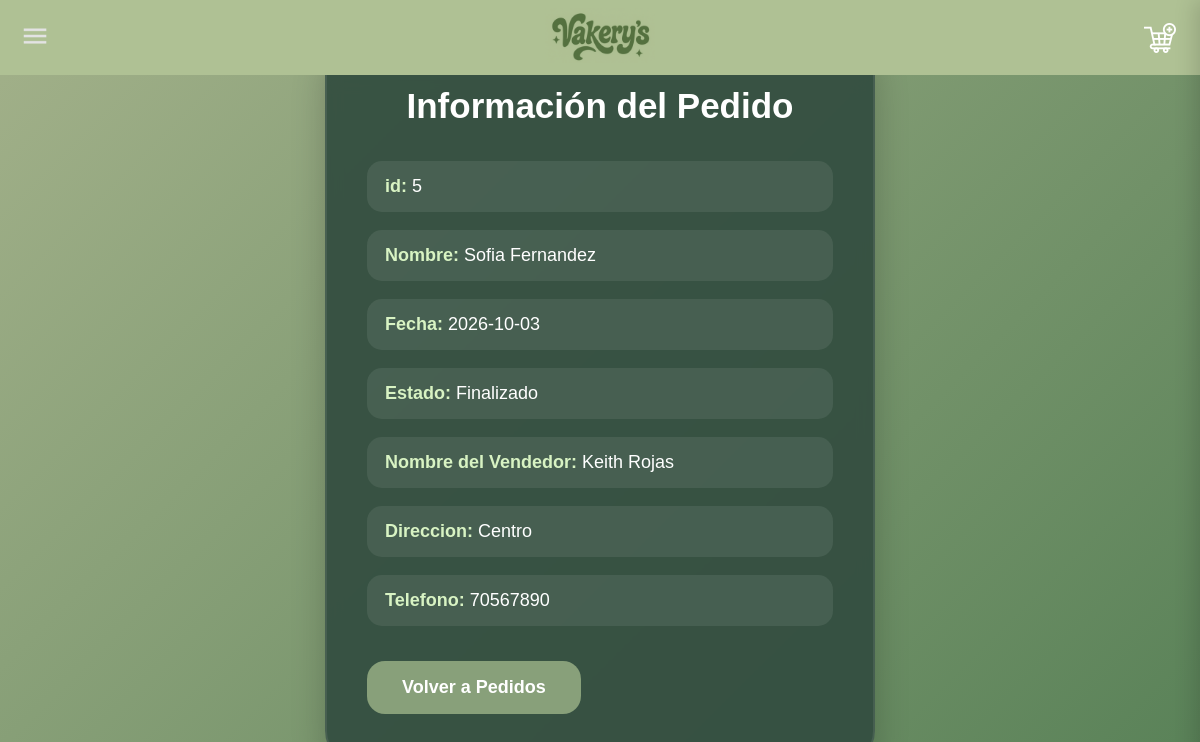
Screenshot of /Pedidos/mostrarpedido.php?id=5 with the database file from the repository.
### tables this page shows
CREATE TABLE IF NOT EXISTS `pedidos` (
  `id` INT NOT NULL AUTO_INCREMENT,
  `Nombre` VARCHAR(200) NULL,
  `Fecha` DATE NULL,
  `Estado` VARCHAR(45) NULL,
  `NombreVendedor` VARCHAR(200) NULL,
  `Direccion` VARCHAR(45) NULL,
  `Telefono` INT NULL,
  PRIMARY KEY (`id`)
);

### Pedidos/mostrarpedido.php (the view, shortened to what this page needs)
<?php
$servername = "localhost";
$username = "root";
$password = "";
$bdname = "vakerysss";
$conexion = new mysqli($servername, $username, $password, $bdname);
$id = $_GET['id'] ?? '';
$stmt = $conexion->prepare(
    "SELECT * FROM Pedidos WHERE id = ?"
);
$stmt->bind_param("i", $id);
$stmt->execute();
$resultado = $stmt->get_result();
?>
<!DOCTYPE html>
<html lang="en">
<head>
</head>
<body>
<div class="contenedor">
<h1>Información del Pedido</h1>
<div class="info">
<?php
if($resultado->num_rows > 0){
    while($fila = $resultado->fetch_assoc()){
echo "<p><span>id:</span> " . htmlspecialchars($fila['id'], ENT_QUOTES, 'UTF-8') . "</p>";
echo "<p><span>Nombre:</span> " . htmlspecialchars($fila['Nombre'], ENT_QUOTES, 'UTF-8') . "</p>";
echo "<p><span>Fecha:</span> " . htmlspecialchars($fila['Fecha'], ENT_QUOTES, 'UTF-8') . "</p>";
echo "<p><span>Estado:</span> " . htmlspecialchars($fila['Estado'], ENT_QUOTES, 'UTF-8') . "</p>";
echo "<p><span>Nombre del Vendedor:</span> " . htmlspecialchars($fila['NombreVendedor'], ENT_QUOTES, 'UTF-8') . "</p>";
echo "<p><span>Direccion:</span> " . htmlspecialchars($fila['Direccion'], ENT_QUOTES, 'UTF-8') . "</p>";
echo "<p><span>Telefono:</span> " . htmlspecialchars($fila['Telefono'], ENT_QUOTES, 'UTF-8') . "</p>";
    }
}else{
    echo "<p>No se encontró el pedido.</p>";
}
?>
</div>
<a class="boton" href="leerpedido.php">Volver a Pedidos</a>
</div>
</body>
</html>

### Pedidos/mostrarpedido.php (style rules this page uses)
* { margin:0; padding:0; box-sizing:border-box; }
body { background:linear-gradient(135deg,rgb(163,177,138),rgb(88,129,87)); display:flex; justify-content:center; align-items:center; min-height:100vh; font-family:'Raleway',sans-serif; padding:30px; }
.contenedor { background:rgba(52,78,65,.95); width:550px; padding:50px 40px; border-radius:35px; color:white; box-shadow:0 15px 35px rgba(0,0,0,.2); border:2px solid rgba(255,255,255,.08); backdrop-filter:blur(8px); }
h1 { text-align:center; font-size:35px; margin-bottom:35px; }
.info { display:flex; flex-direction:column; gap:18px; }
.info p { background:rgba(255,255,255,.08); padding:15px 18px; border-radius:15px; font-size:18px; }
span { font-weight:bold; color:#d8f3c3; }
.boton { display:inline-block; margin-top:35px; background:#88a07a; color:white; text-decoration:none; padding:16px 35px; border-radius:18px; font-size:18px; font-weight:bold; transition:.3s; }

### headers/headeruser.php (style rules this page uses)
* { margin:0; padding:0; box-sizing:border-box; }
body { font-family:'Raleway',sans-serif; }

### rows the page displays
pedidos: id "5", Nombre "Sofia Fernandez", Fecha "2026-10-03", Estado "Finalizado", NombreVendedor "Keith Rojas", Direccion "Centro", Telefono "70567890"
